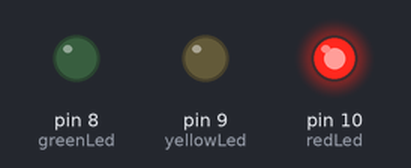
A sketch run on a simulated Arduino Uno, built with avr-gcc and run on an emulated ATmega328P. Parts: output pins drawn as LEDs (lit = HIGH).

Above: at 0.1 s.
At 60.1 s:
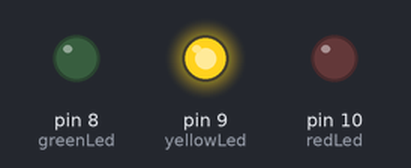
At 120.1 s:
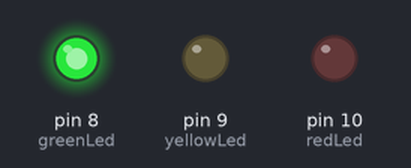
Timing chart, 0 to 121.6 s (numbered marks = the images above):
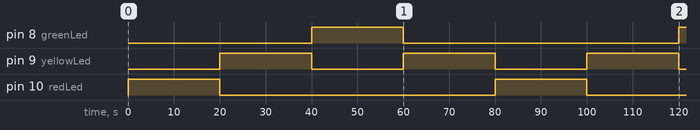

The sketch:

md_arman_1.ino
```cpp
// Pin Definitions
int redLed = 10;
int yellowLed = 9;
int greenLed = 8;

// Timing for each state (in milliseconds)
long t_red = 20000;    // 10 seconds for Red
long t_yellow = 20000;  // 2 seconds for Yellow
long t_green = 20000;   // 8 seconds for Green

// Current state and time tracking
int currentState = 0;  // 0 = Red, 1 = Yellow, 2 = Green
long previousMillis = 0;

// Variable to track Yellow's direction
bool isYellowToGreen = true;

void setup() {
  // Initialize LED pins as outputs
  pinMode(redLed, OUTPUT);
  pinMode(yellowLed, OUTPUT);
  pinMode(greenLed, OUTPUT);

  // Start with Red light ON
  digitalWrite(redLed, HIGH);
  digitalWrite(yellowLed, LOW);
  digitalWrite(greenLed, LOW);
}

void loop() {
  // Get the current time in milliseconds
  unsigned long currentMillis = millis();

  switch (currentState) {
    case 0: // Red Light State
      if (currentMillis - previousMillis >= t_red) {
        currentState = 1; // Move to Yellow
        isYellowToGreen = true; // Set Yellow to transition to Green
        previousMillis = currentMillis; // Reset timer
      }
      // Red LED ON, others OFF
      digitalWrite(redLed, HIGH);
      digitalWrite(yellowLed, LOW);
      digitalWrite(greenLed, LOW);
      break;

    case 1: // Yellow Light State
      if (currentMillis - previousMillis >= t_yellow) {
        if (isYellowToGreen) {
          currentState = 2; // Move to Green
        } else {
          currentState = 0; // Move back to Red
        }
        previousMillis = currentMillis; // Reset timer
      }
      // Yellow LED ON, others OFF
      digitalWrite(redLed, LOW);
      digitalWrite(yellowLed, HIGH);
      digitalWrite(greenLed, LOW);
      break;

    case 2: // Green Light State
      if (currentMillis - previousMillis >= t_green) {
        currentState = 1; // Move to Yellow
        isYellowToGreen = false; // Set Yellow to transition to Red
        previousMillis = currentMillis; // Reset timer
      }
      // Green LED ON, others OFF
      digitalWrite(redLed, LOW);
      digitalWrite(yellowLed, LOW);
      digitalWrite(greenLed, HIGH);
      break;
  }
}
```

Measured:
- by itself, pin 8 (greenLed): LOW → HIGH at 40.0 s, → LOW 20.0 s later, → HIGH 60.0 s later
- by itself, pin 9 (yellowLed): alternates HIGH for 20.0 s and LOW for 20.0 s
- by itself, pin 10 (redLed): HIGH → LOW at 20.0 s, → HIGH 60.0 s later, → LOW 20.0 s later
